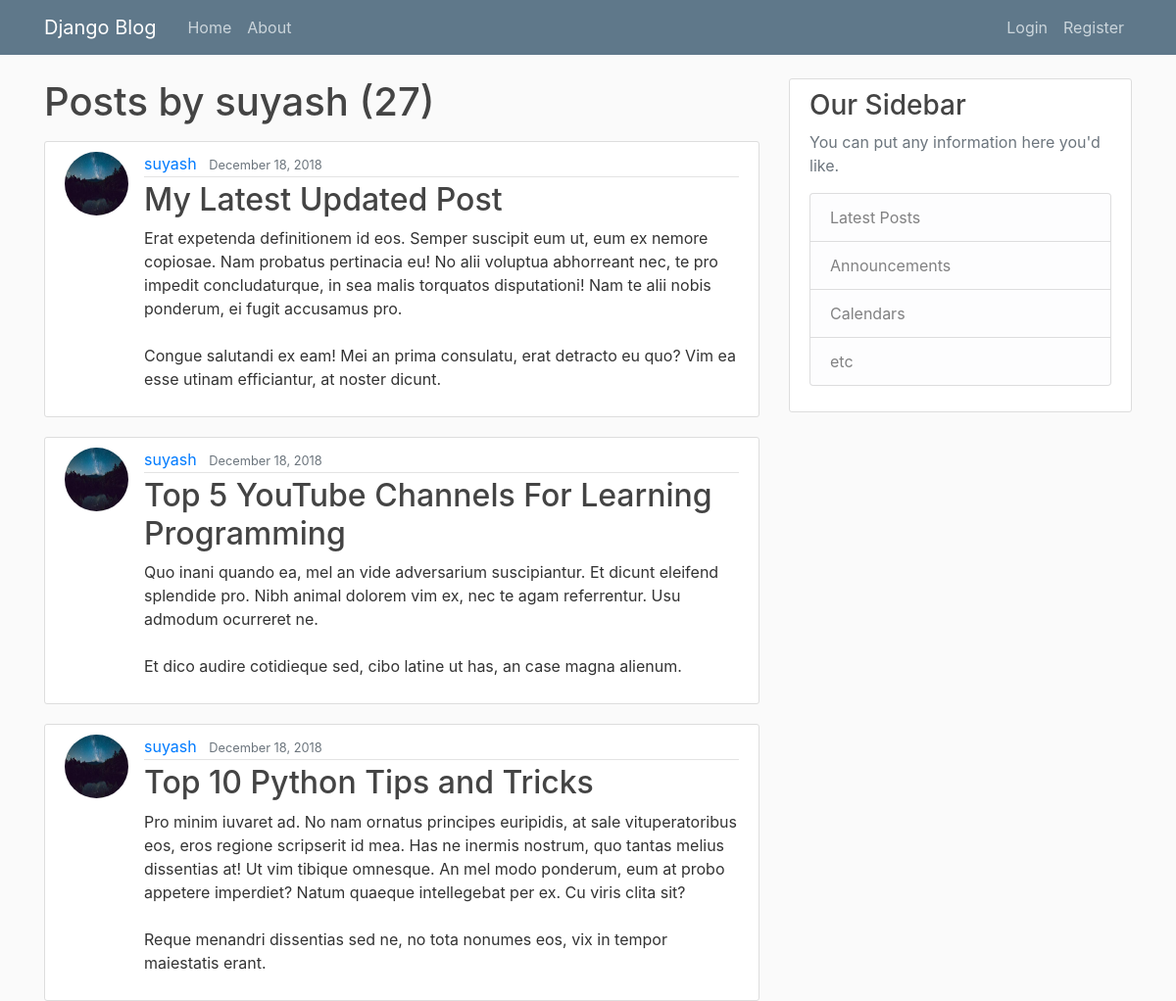
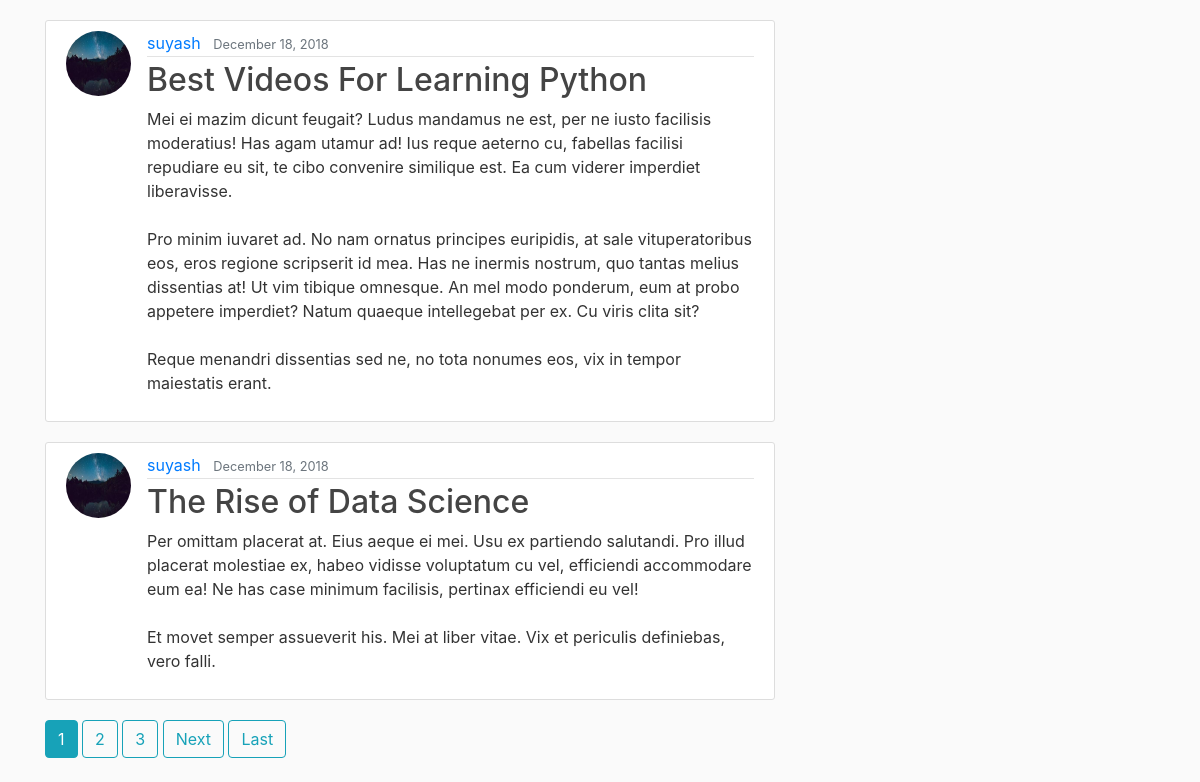
Screenshot of /user/suyash with the database file from the repository (2 pictures, top to bottom).
### blog/models.py (models this page shows, shortened)
class Post(models.Model):
    title = models.CharField(max_length=100)
    content = models.TextField()
    date = models.DateTimeField(default=timezone.now)
    author = models.ForeignKey(User, on_delete=models.CASCADE)

### Users/models.py (models this page shows, shortened)
class Profile(models.Model):
    user = models.OneToOneField(User, on_delete=models.CASCADE)
    image = models.ImageField(default='default.jpg', upload_to='profile_pics')

### blog/views.py (the view)
# urls.py: path('user/<str:username>', UserPostListView.as_view(), name="user-post"),
class UserPostListView(ListView):
    model = Post
    template_name = 'blog/user_posts.html'
    context_object_name = 'posts'
    paginate_by = 5
    def get_queryset(self):
        user = get_object_or_404(User, username=self.kwargs.get('username'))
        return Post.objects.filter(author=user).order_by('-date')

### templates/blog/user_posts.html (shortened to what this page needs)
{% extends "base.html" %}
{% block content %}
<h1 class="mb-3">Posts by {{ view.kwargs.username }} ({{ page_obj.paginator.count }})</h1>
    {% for post in posts %}
        <article class="media content-section">
            <img src="{{ post.author.profile.image.url }}" alt="" class="rounded-circle article-img">
        <div class="media-body">
            <div class="article-metadata">
            <a class="mr-2" href="{% url 'user-post' post.author.username %}">{{ post.author }}</a>
            <small class="text-muted">{{ post.date | date:"F d, Y" }}</small>
            </div>
            <h2><a class="article-title" href="{% url 'post-detail' post.id %}">{{ post.title }}</a></h2>
            <p class="article-content">{{ post.content }}</p>
      </div>
    </article>
    {% endfor %}
    {% if is_paginated %}
      {% for num in page_obj.paginator.page_range %}
        {% if page_obj.number == num %}
          <a class="btn btn-info mb-4" href="?page={{ num }}">{{ num }}</a>
        {% elif num > page_obj.number|add:'-3' and num < page_obj.number|add:'3' %}
          <a class="btn btn-outline-info mb-4" href="?page={{ num }}">{{ num }}</a>
        {% endif %}
      {% endfor %}
      {% if page_obj.has_next %}
        <a class="btn btn-outline-info mb-4" href="?page={{ page_obj.next_page_number }}">Next</a>
        <a class="btn btn-outline-info mb-4" href="?page={{ page_obj.paginator.num_pages }}">Last</a>
      {% endif %}
    {% endif %}
{% endblock content %}

### syBlog/static/main.css (style rules this page uses)
body { background: #fafafa; color: #333333; margin-top: 5rem; }
h1, h2, h3, h4, h5, h6 { color: #444444; }
.content-section { background: #ffffff; padding: 10px 20px; border: 1px solid #dddddd; border-radius: 3px; margin-bottom: 20px; }
.article-title { color: #444444; }
.article-content { white-space: pre-line; }
.article-img { height: 65px; width: 65px; margin-right: 16px; }
.article-metadata { padding-bottom: 1px; margin-bottom: 4px; border-bottom: 1px solid #e3e3e3 }

### rows the page displays
Post: author.profile.image (picture), author "suyash", date "December 18, 2018", title "My Latest Updated Post", content "Erat expetenda definitionem id eos. Semper suscipit eum ut, eum ex nemore copiosae. Nam probatus pertinacia eu! No alii voluptua abhorreant nec, te pro impedit concludaturque, in sea malis torquatos disputationi! Nam te alii nobis ponderum, ei fugit accusamus pro. Congue salutandi ex eam! Mei an prima consulatu, erat detracto eu quo? Vim ea esse utinam efficiantur, at noster dicunt."
Post: author.profile.image (picture), author "suyash", date "December 18, 2018", title "Top 5 YouTube Channels For Learning Programming", content "Quo inani quando ea, mel an vide adversarium suscipiantur. Et dicunt eleifend splendide pro. Nibh animal dolorem vim ex, nec te agam referrentur. Usu admodum ocurreret ne. Et dico audire cotidieque sed, cibo latine ut has, an case magna alienum."
Post: author.profile.image (picture), author "suyash", date "December 18, 2018", title "Top 10 Python Tips and Tricks", content "Pro minim iuvaret ad. No nam ornatus principes euripidis, at sale vituperatoribus eos, eros regione scripserit id mea. Has ne inermis nostrum, quo tantas melius dissentias at! Ut vim tibique omnesque. An mel modo ponderum, eum at probo appetere imperdiet? Natum quaeque intellegebat per ex. Cu viris clita sit? Reque menandri dissentias sed ne, no tota nonumes eos, vix in tempor maiestatis erant."
Post: author.profile.image (picture), author "suyash", date "December 18, 2018", title "Best Videos For Learning Python", content "Mei ei mazim dicunt feugait? Ludus mandamus ne est, per ne iusto facilisis moderatius! Has agam utamur ad! Ius reque aeterno cu, fabellas facilisi repudiare eu sit, te cibo convenire similique est. Ea cum viderer imperdiet liberavisse. Pro minim iuvaret ad. No nam ornatus principes euripidis, at sale vituperatoribus eos, eros regione scripserit id mea. Has ne inermis nostrum, quo tantas melius dissentias at! Ut vim tibique omnesque. An mel modo ponderum, eum at probo appetere imperdiet? Natum quaeque intellegebat per ex. Cu viris clita sit? Reque menandri dissentias sed ne, no tota nonumes eos, vix in tempor maiestatis erant."
Post: author.profile.image (picture), author "suyash", date "December 18, 2018", title "The Rise of Data Science", content "Per omittam placerat at. Eius aeque ei mei. Usu ex partiendo salutandi. Pro illud placerat molestiae ex, habeo vidisse voluptatum cu vel, efficiendi accommodare eum ea! Ne has case minimum facilisis, pertinax efficiendi eu vel! Et movet semper assueverit his. Mei at liber vitae. Vix et periculis definiebas, vero falli."

### other values shown
{{ view.kwargs.username }} "suyash"
{{ page_obj.paginator.count }} "27"
{{ num }} "1"
{{ num }} "2" "3"
